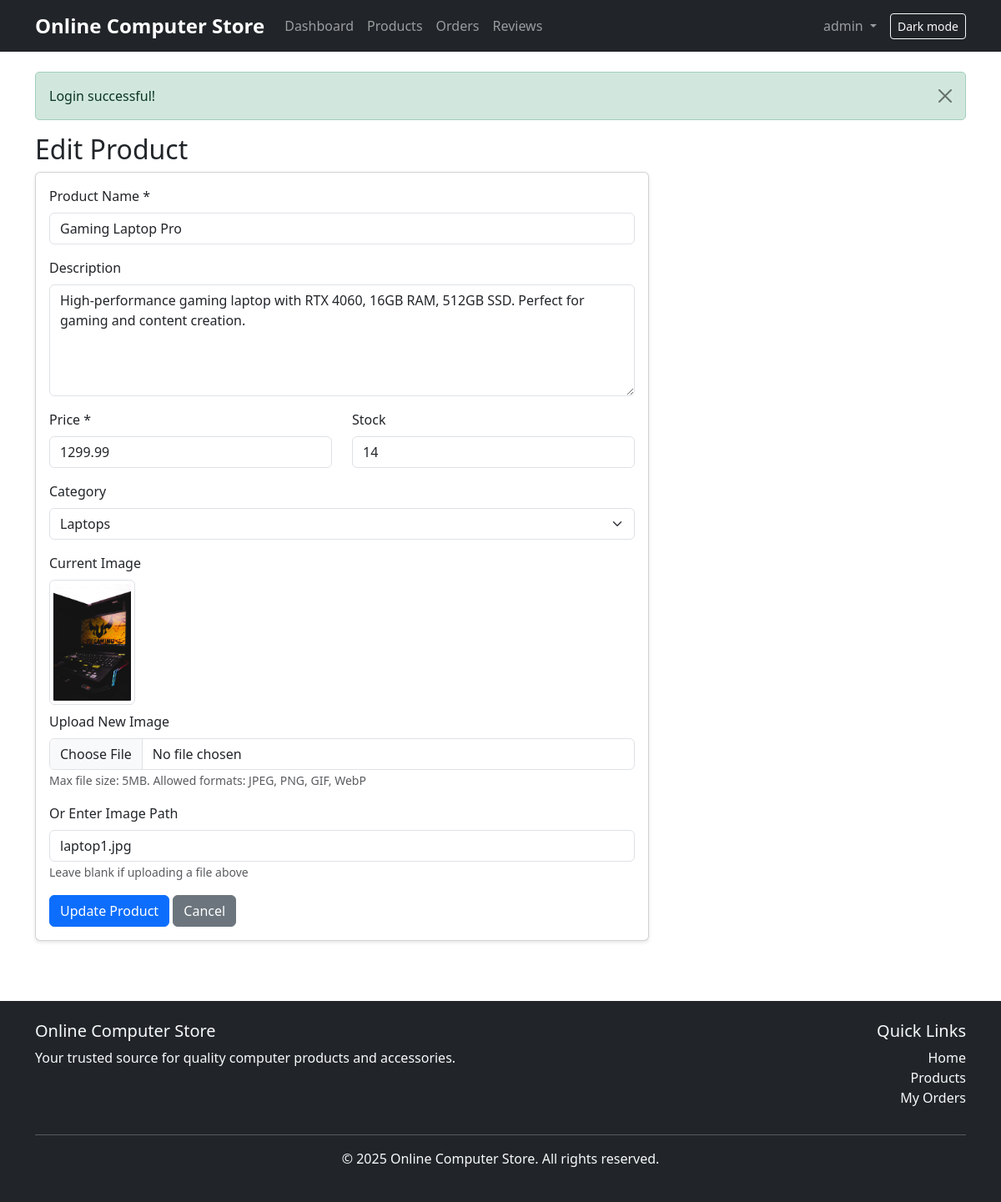
/admin/edit-product.php?id=1 (signed in), run on the app's committed database.
### tables this page shows
CREATE TABLE `products` (
  `id` int(11) NOT NULL,
  `name` varchar(200) NOT NULL,
  `description` text DEFAULT NULL,
  `price` decimal(10,2) NOT NULL,
  `stock` int(11) NOT NULL DEFAULT 0,
  `category_id` int(11) DEFAULT NULL,
  `image` varchar(255) DEFAULT NULL,
  `created_at` timestamp NOT NULL DEFAULT current_timestamp(),
  `updated_at` timestamp NOT NULL DEFAULT current_timestamp() ON UPDATE current_timestamp()
);

CREATE TABLE `categories` (
  `id` int(11) NOT NULL,
  `name` varchar(100) NOT NULL,
  `description` text DEFAULT NULL,
  `created_at` timestamp NOT NULL DEFAULT current_timestamp()
);

### includes/config.php (called while the page is built, shortened)
<?php
function h($string) {
    return htmlspecialchars($string, ENT_QUOTES, 'UTF-8');
}

### includes/image-upload.php (called while the page is built, shortened)
<?php
require_once 'config.php';
function getImageUrl($imagePath) {
    return SITE_URL . '/assets/images/products/' . ltrim($imagePath, '/');
}

### admin/edit-product.php (the view, shortened to what this page needs)
<?php
require_once '../includes/config.php';
require_once '../includes/image-upload.php';
$pdo = getDB();
$product_id = intval($_GET['id'] ?? 0);
$stmt = $pdo->prepare("SELECT * FROM products WHERE id = ?");
$stmt->execute([$product_id]);
$product = $stmt->fetch();
$stmt = $pdo->query("SELECT * FROM categories ORDER BY name");
$categories = $stmt->fetchAll();
include '../includes/header.php';
?>
<h2>Edit Product</h2>
<div class="row">
    <div class="col-md-8">
        <div class="card">
            <div class="card-body">
                <form method="POST" action="" enctype="multipart/form-data">
                    <div class="mb-3">
                        <label for="name" class="form-label">Product Name *</label>
                        <input type="text" class="form-control" id="name" name="name" value="<?php echo h($product['name']); ?>" required>
                    </div>
                    <div class="mb-3">
                        <label for="description" class="form-label">Description</label>
                        <textarea class="form-control" id="description" name="description" rows="5"><?php echo h($product['description']); ?></textarea>
                    </div>
                    <div class="row">
                        <div class="col-md-6">
                            <div class="mb-3">
                                <label for="price" class="form-label">Price *</label>
                                <input type="number" class="form-control" id="price" name="price" step="0.01" min="0" value="<?php echo $product['price']; ?>" required>
                            </div>
                        </div>
                        <div class="col-md-6">
                            <div class="mb-3">
                                <label for="stock" class="form-label">Stock</label>
                                <input type="number" class="form-control" id="stock" name="stock" min="0" value="<?php echo $product['stock']; ?>">
                            </div>
                        </div>
                    </div>
                    <div class="mb-3">
                        <label for="category_id" class="form-label">Category</label>
                        <select class="form-select" id="category_id" name="category_id">
                            <?php foreach ($categories as $category): ?>
                            <option value="<?php echo $category['id']; ?>" <?php echo $product['category_id'] == $category['id'] ? 'selected' : ''; ?>>
                                <?php echo h($category['name']); ?>
                            </option>
                            <?php endforeach; ?>
                        </select>
                    </div>
                    <div class="mb-3">
                        <?php if (!empty($product['image'])): ?>
                        <div class="mb-2">
                            <label class="form-label">Current Image</label>
                            <div>
                                <img src="<?php echo getImageUrl($product['image']); ?>" alt="Current product image" class="img-thumbnail" style="max-height: 150px;">
                            </div>
                        </div>
                        <?php endif; ?>
                        <label for="image_file" class="form-label">Upload New Image</label>
                        <input type="file" class="form-control" id="image_file" name="image_file" accept="image/jpeg,image/jpg,image/png,image/gif,image/webp">
                        <small class="form-text text-muted">Max file size: 5MB. Allowed formats: JPEG, PNG, GIF, WebP</small>
                    </div>
                    <div class="mb-3">
                        <label for="image" class="form-label">Or Enter Image Path</label>
                        <input type="text" class="form-control" id="image" name="image" value="<?php echo h($product['image']); ?>" placeholder="e.g., assets/images/products/product1.jpg">
                        <small class="form-text text-muted">Leave blank if uploading a file above</small>
                    </div>
                    <button type="submit" class="btn btn-primary">Update Product</button>
                    <a href="dashboard.php" class="btn btn-secondary">Cancel</a>
                </form>
            </div>
        </div>
    </div>
</div>
<?php include '../includes/footer.php'; ?>

### assets/css/style.css (style rules this page uses)
body { min-height: 100vh; display: flex; flex-direction: column; background-color: var(--bs-body-bg); color: var(--bs-body-color); }
.card { background-color: var(--bs-card-bg); color: var(--bs-body-color); box-shadow: 0 2px 4px rgba(0,0,0,0.1); transition: transform 0.2s, box-shadow 0.2s; }
.btn { transition: all 0.2s; }

### data on the page
products: name "Gaming Laptop Pro", description "High-performance gaming laptop with RTX 4060, 16GB RAM, 512GB SSD. Perfect for gaming and content creation.", price "1299.99", stock "14", category_id "Laptops", image (picture), image "laptop1.jpg"

### other printed values
SITE_NAME "Online Computer Store"
$_SESSION['username'] "admin"
$_SESSION['success'] "Login successful!"
